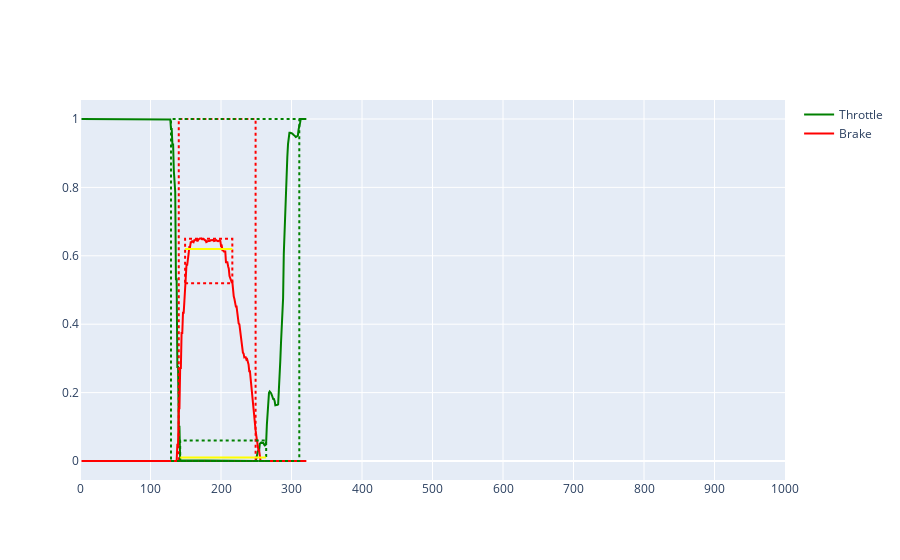
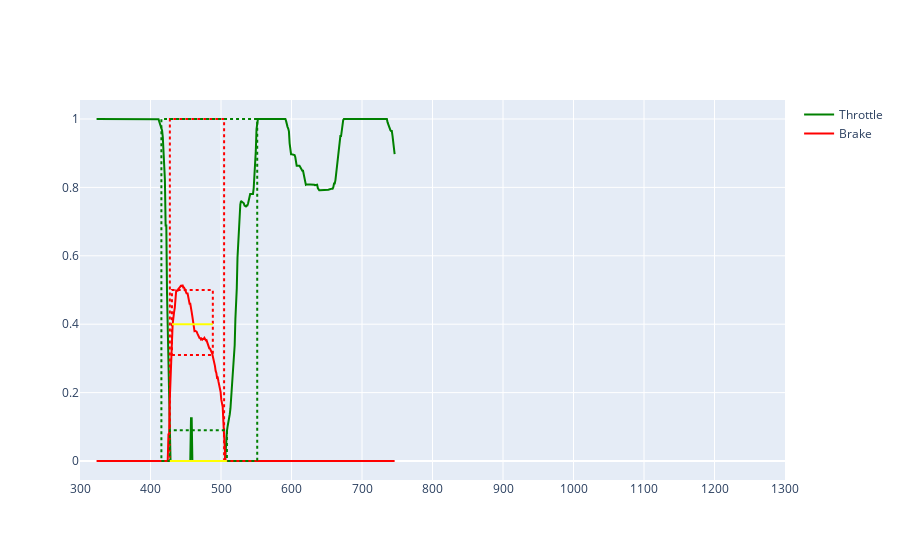
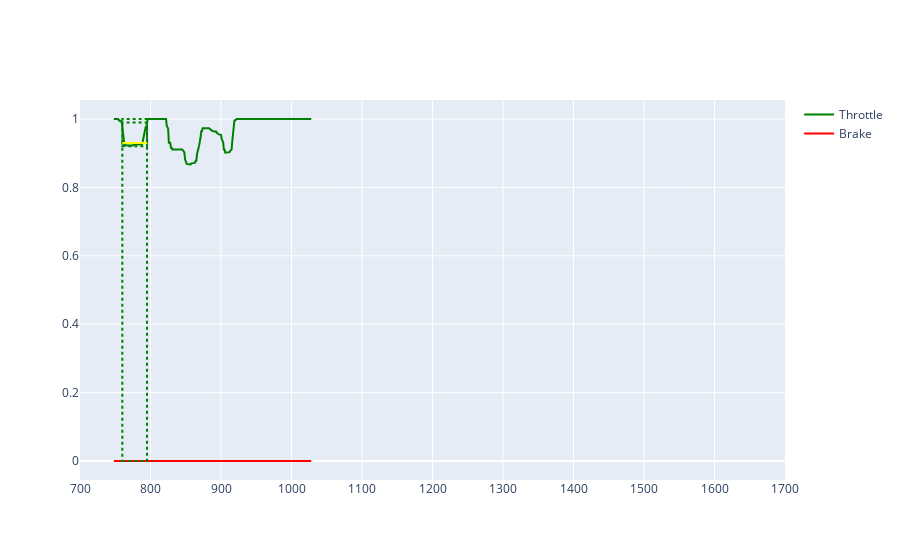
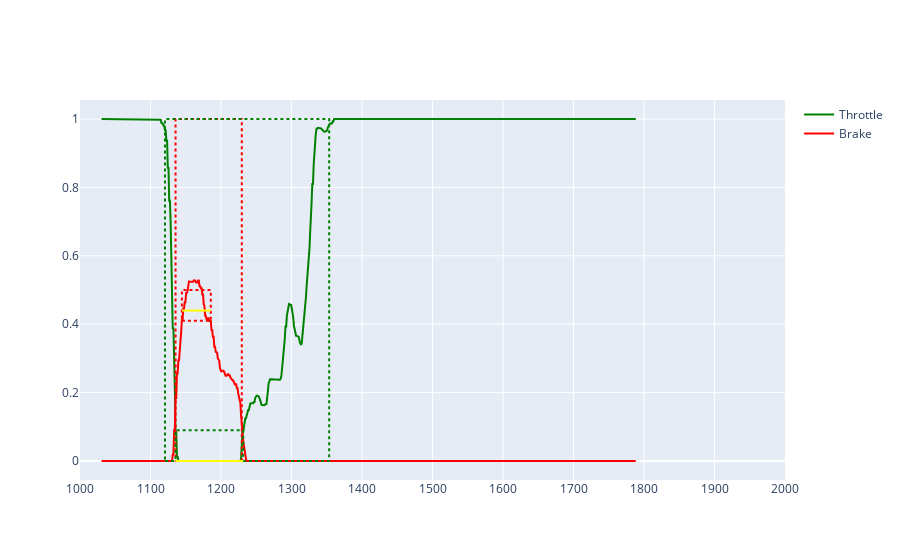

The code cell stored with these charts, in order, in its notebook:
### Code cell
segments, used_laps = fast_lap_analyzer.extract_segments(sector_start_end, data_frames, laps_with_telemetry, df_max)
track_length = df_max["DistanceRoundTrack"].max()
for i in range(len(segments)):
    segment = segments[i]
    # display(segment.start, segment.end, segment.turn)
    # display(segment.telemetry)
    # df = telemetry_for_fig(segment)
    df = segment.telemetry
    fig = lap_fig(df, columns=["Throttle", "Brake"])
    brake_features = segment.brake_features()
    if brake_features:
        # brake_features = features_for_fig(segment, track_length, brake_features)
        fig_add_features(fig, brake_features)
    throttle_features = segment.throttle_features()
    if throttle_features:
        # throttle_features = features_for_fig(segment, track_length, throttle_features)
        fig_add_features(fig, throttle_features, color="green")
    display(f"time: {segment.time} {segment.track_length}")
    fig.show()

### Figure 1 — Plotly figure (JSON) as saved in the notebook; plotly's stock layout.template omitted (floating-point values rounded to 4 significant figures; data arrays with more than 128 entries replaced by an {"elided": "..."} marker saying what was removed)
{"data": [{"line": {"color": "green"}, "marker": {"size": 1}, "name": "Throttle", "showlegend": true, "type": "scatter", "x": {"elided": "320 float values"}, "y": {"elided": "320 float values"}}, {"line": {"color": "red"}, "marker": {"size": 1}, "name": "Brake", "showlegend": true, "type": "scatter", "x": {"elided": "320 float values"}, "y": {"elided": "320 float values"}}], "layout": {"shapes": [{"line": {"color": "red", "dash": "dot", "width": 2}, "type": "rect", "x0": 140.1, "x1": 249.1, "xref": "x", "y0": 0, "y1": 1, "yref": "y"}, {"line": {"color": "red", "dash": "dot", "width": 2}, "type": "rect", "x0": 149.1, "x1": 216.1, "xref": "x", "y0": 0.52, "y1": 0.65, "yref": "y"}, {"line": {"color": "yellow", "width": 2}, "type": "line", "x0": 149.1, "x1": 216.1, "xref": "x", "y0": 0.62, "y1": 0.62, "yref": "y"}, {"line": {"color": "green", "dash": "dot", "width": 2}, "type": "rect", "x0": 129.1, "x1": 311.1, "xref": "x", "y0": 0, "y1": 1, "yref": "y"}, {"line": {"color": "green", "dash": "dot", "width": 2}, "type": "rect", "x0": 142.1, "x1": 264.1, "xref": "x", "y0": 0, "y1": 0.06, "yref": "y"}, {"line": {"color": "yellow", "width": 2}, "type": "line", "x0": 142.1, "x1": 264.1, "xref": "x", "y0": 0.01, "y1": 0.01, "yref": "y"}], "xaxis": {"dtick": 100, "range": [0, 1000]}}}

### Figure 2 — Plotly figure (JSON) as saved in the notebook; plotly's stock layout.template omitted (floating-point values rounded to 4 significant figures; data arrays with more than 128 entries replaced by an {"elided": "..."} marker saying what was removed)
{"data": [{"line": {"color": "green"}, "marker": {"size": 1}, "name": "Throttle", "showlegend": true, "type": "scatter", "x": {"elided": "424 float values"}, "y": {"elided": "424 float values"}}, {"line": {"color": "red"}, "marker": {"size": 1}, "name": "Brake", "showlegend": true, "type": "scatter", "x": {"elided": "424 float values"}, "y": {"elided": "424 float values"}}], "layout": {"shapes": [{"line": {"color": "red", "dash": "dot", "width": 2}, "type": "rect", "x0": 427.4, "x1": 504.4, "xref": "x", "y0": 0, "y1": 1, "yref": "y"}, {"line": {"color": "red", "dash": "dot", "width": 2}, "type": "rect", "x0": 430.4, "x1": 488.4, "xref": "x", "y0": 0.31, "y1": 0.5, "yref": "y"}, {"line": {"color": "yellow", "width": 2}, "type": "line", "x0": 430.4, "x1": 488.4, "xref": "x", "y0": 0.4, "y1": 0.4, "yref": "y"}, {"line": {"color": "green", "dash": "dot", "width": 2}, "type": "rect", "x0": 415.4, "x1": 551.4, "xref": "x", "y0": 0, "y1": 1, "yref": "y"}, {"line": {"color": "green", "dash": "dot", "width": 2}, "type": "rect", "x0": 427.4, "x1": 508.4, "xref": "x", "y0": 0, "y1": 0.09, "yref": "y"}, {"line": {"color": "yellow", "width": 2}, "type": "line", "x0": 427.4, "x1": 508.4, "xref": "x", "y0": 0, "y1": 0, "yref": "y"}], "xaxis": {"dtick": 100, "range": [300, 1300]}}}

### Figure 3 — Plotly figure (JSON) as saved in the notebook; plotly's stock layout.template omitted (floating-point values rounded to 4 significant figures; data arrays with more than 128 entries replaced by an {"elided": "..."} marker saying what was removed)
{"data": [{"line": {"color": "green"}, "marker": {"size": 1}, "name": "Throttle", "showlegend": true, "type": "scatter", "x": {"elided": "281 float values"}, "y": {"elided": "281 float values"}}, {"line": {"color": "red"}, "marker": {"size": 1}, "name": "Brake", "showlegend": true, "type": "scatter", "x": {"elided": "281 float values"}, "y": {"elided": "281 int values"}}], "layout": {"shapes": [{"line": {"color": "green", "dash": "dot", "width": 2}, "type": "rect", "x0": 760.0, "x1": 795.0, "xref": "x", "y0": 0, "y1": 1, "yref": "y"}, {"line": {"color": "green", "dash": "dot", "width": 2}, "type": "rect", "x0": 760.0, "x1": 795.0, "xref": "x", "y0": 0.92, "y1": 0.99, "yref": "y"}, {"line": {"color": "yellow", "width": 2}, "type": "line", "x0": 760.0, "x1": 795.0, "xref": "x", "y0": 0.93, "y1": 0.93, "yref": "y"}], "xaxis": {"dtick": 100, "range": [700, 1700]}}}

### Figure 4 — Plotly figure (JSON) as saved in the notebook; plotly's stock layout.template omitted (floating-point values rounded to 4 significant figures; data arrays with more than 128 entries replaced by an {"elided": "..."} marker saying what was removed)
{"data": [{"line": {"color": "green"}, "marker": {"size": 1}, "name": "Throttle", "showlegend": true, "type": "scatter", "x": {"elided": "759 float values"}, "y": {"elided": "759 float values"}}, {"line": {"color": "red"}, "marker": {"size": 1}, "name": "Brake", "showlegend": true, "type": "scatter", "x": {"elided": "759 float values"}, "y": {"elided": "759 float values"}}], "layout": {"shapes": [{"line": {"color": "red", "dash": "dot", "width": 2}, "type": "rect", "x0": 1136.0, "x1": 1230.0, "xref": "x", "y0": 0, "y1": 1, "yref": "y"}, {"line": {"color": "red", "dash": "dot", "width": 2}, "type": "rect", "x0": 1145.0, "x1": 1186.0, "xref": "x", "y0": 0.41, "y1": 0.5, "yref": "y"}, {"line": {"color": "yellow", "width": 2}, "type": "line", "x0": 1145.0, "x1": 1186.0, "xref": "x", "y0": 0.44, "y1": 0.44, "yref": "y"}, {"line": {"color": "green", "dash": "dot", "width": 2}, "type": "rect", "x0": 1121.0, "x1": 1353.0, "xref": "x", "y0": 0, "y1": 1, "yref": "y"}, {"line": {"color": "green", "dash": "dot", "width": 2}, "type": "rect", "x0": 1136.0, "x1": 1232.0, "xref": "x", "y0": 0, "y1": 0.09, "yref": "y"}, {"line": {"color": "yellow", "width": 2}, "type": "line", "x0": 1136.0, "x1": 1232.0, "xref": "x", "y0": 0, "y1": 0, "yref": "y"}], "xaxis": {"dtick": 100, "range": [1000, 2000]}}}
